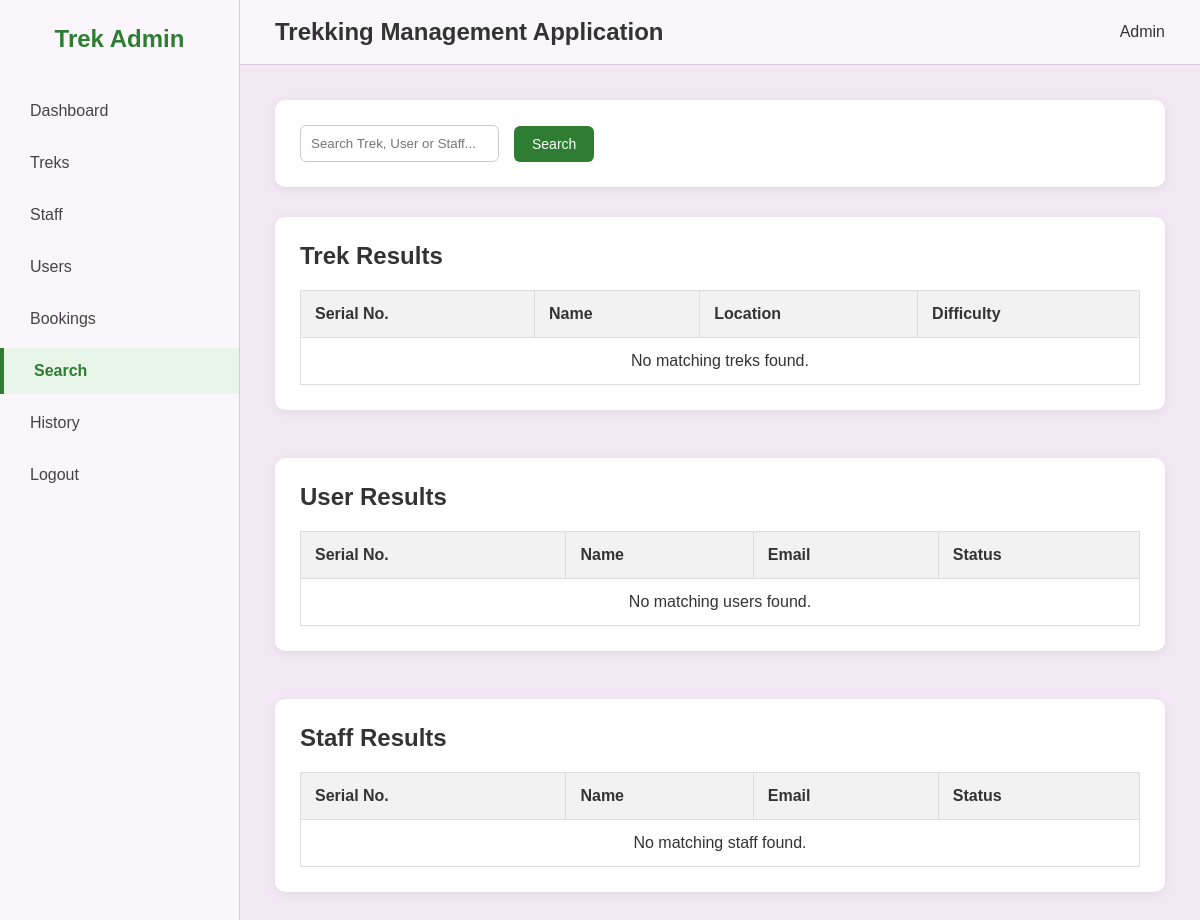
Before: /admin/search (signed in) with the older database file.
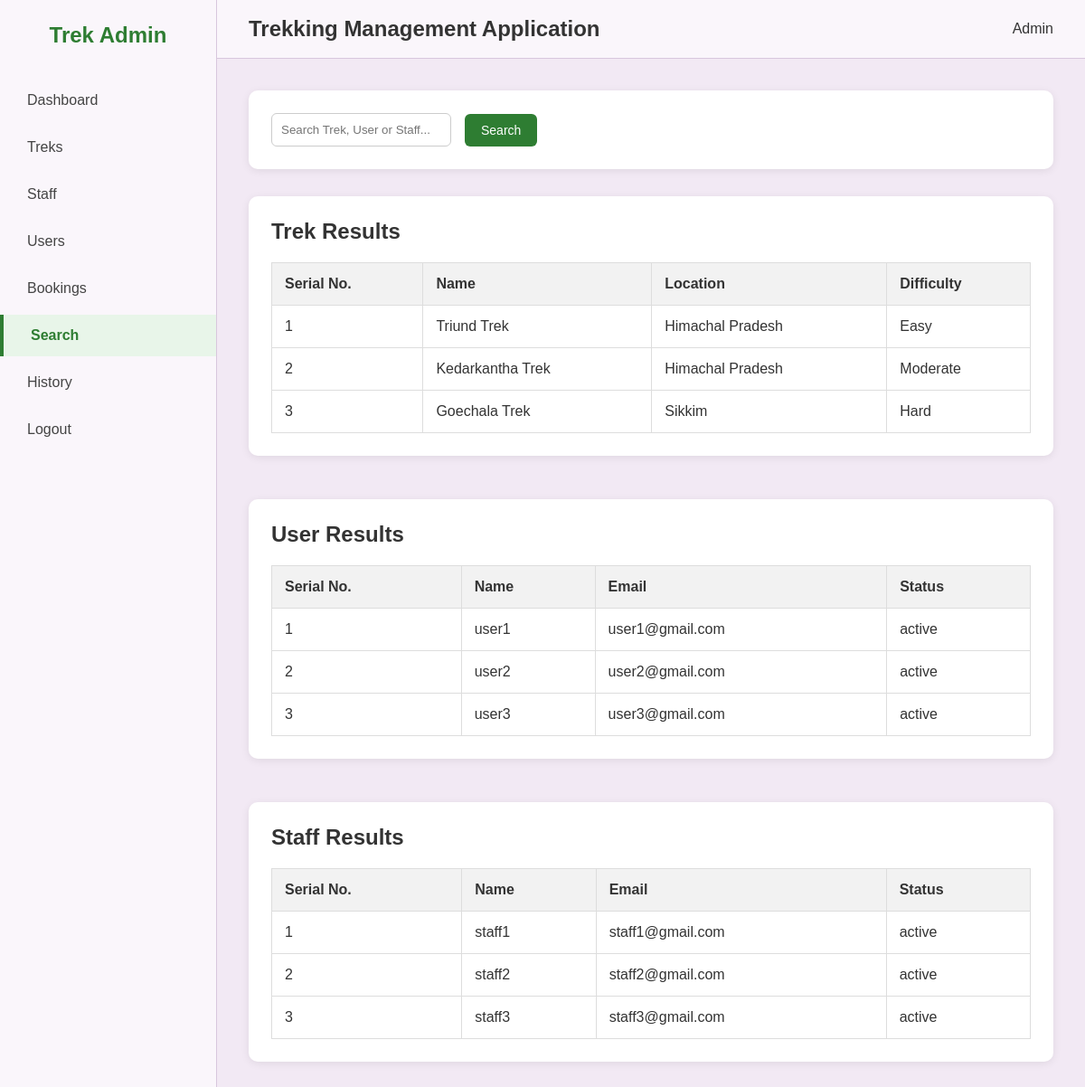
After: the same page with the newer database file.
### models/models.py (models this page shows)
class Trek(db.Model):
    __tablename__='treks'
    id=db.Column(db.Integer,primary_key=True)
    name=db.Column(db.String(100),nullable=False)
    location=db.Column(db.String(150),nullable=False)
    difficulty=db.Column(db.String(20),nullable=False)         #easy/moderate/hard
    duration_days=db.Column(db.Integer,nullable=False)
    total_slots=db.Column(db.Integer,nullable=False)
    available_slots=db.Column(db.Integer,nullable=False)
    assigned_staff_id=db.Column(db.Integer,db.ForeignKey('users.id'), nullable=True)
    status=db.Column(db.String(20),default='pending')              #pending/approved/Open/Closed/Completed
    start_date=db.Column(db.Date,nullable=False)
    end_date=db.Column(db.Date,nullable=False)
    description=db.Column(db.Text,default='')
    price=db.Column(db.Float,default=0.0)
    created_at=db.Column(db.DateTime,default=datetime.utcnow)
    assigned_staff=db.relationship('User',foreign_keys=[assigned_staff_id],backref='assigned_treks')
    bookings=db.relationship('Booking',backref='trek',lazy=True)

class User(db.Model):
    __tablename__='users'
    id=db.Column(db.Integer,primary_key=True)
    name=db.Column(db.String(100),nullable=False)
    email=db.Column(db.String(100),nullable=False,unique=True)
    password=db.Column(db.String(100),nullable=False)
    phone=db.Column(db.String(20),nullable=False)
    role=db.Column(db.String(30),nullable=False,default='user')                #admin/staff/user
    status=db.Column(db.String(20),nullable=False,default='active')    #active/blacklisted
    created_at=db.Column(db.DateTime,default=datetime.utcnow)
    bookings=db.relationship('Booking',backref='user',lazy=True)

### controllers/admin_controller.py (the view)
    @app.route('/admin/search')
    @login_required
    @role_required('admin')
    def search():
        keyword = request.args.get('keyword','')
        treks = Trek.query.filter(db.or_(
            Trek.name.ilike(f'%{keyword}%'),
            Trek.id.cast(db.String).ilike(f'%{keyword}%'))
            ).all()
        users = User.query.filter(User.role == 'user',db.or_(
            User.name.ilike(f'%{keyword}%'),
            User.id.cast(db.String).ilike(f'%{keyword}%'))
            ).all()
        staffs = User.query.filter(User.role == 'staff',db.or_(
            User.name.ilike(f'%{keyword}%'),
            User.id.cast(db.String).ilike(f'%{keyword}%'))
            ).all()
        return render_template('admin/search_results.html',
                            treks=treks,
                            users=users,
                            staffs=staffs,
                            keyword=keyword
                            )

### templates/admin/search_results.html
{% extends "base.html" %}
{% block content %}
<div class="dashboard-container">
    <aside class="sidebar">
        <h2 class="logo"> Trek Admin</h2>
        <ul>
            <li><a href="{{ url_for('admin_dashboard') }}">Dashboard</a></li>
            <li><a href="{{ url_for('admin_view_treks') }}">Treks</a></li>
            <li><a href="{{ url_for('view_staff') }}">Staff</a></li>
            <li><a href="{{ url_for('view_users') }}">Users</a></li>
            <li><a href="{{ url_for('view_bookings') }}">Bookings</a></li>
            <li class="active"><a href="{{ url_for('search') }}">Search</a></li>
            <li><a href="{{ url_for('trekking_history') }}">History</a></li>
            <li><a href="{{ url_for('logout') }}">Logout</a></li>
        </ul>
    </aside>
    <div class="main-content">
        <header class="topbar">
            <h2>Trekking Management Application</h2>
            <div class="admin-info">
                 Admin
            </div>
        </header>
        <div class="content">
            <div class="table-box">
                <form action="{{ url_for('search') }}" method="GET" class="search-form">
                    <input
                        type="text"
                        name="keyword"
                        placeholder="Search Trek, User or Staff..."
                        value="{{ keyword }}"
                        required>
                    <button type="submit" class="save-btn">
                        Search
                    </button>
                </form>
            </div>
            <div class="table-box">
                <div class="table-header">
                    <h2>Trek Results</h2>
                </div>
                <table>
                    <thead>
                        <tr>
                            <th>Serial No.</th>
                            <th>Name</th>
                            <th>Location</th>
                            <th>Difficulty</th>
                        </tr>
                    </thead>
                    <tbody>
                        {% if treks %}
                            {% for trek in treks %}
                            <tr>
                                <td>{{ loop.index }}</td>
                                <td>{{ trek.name }}</td>
                                <td>{{ trek.location }}</td>
                                <td>{{ trek.difficulty }}</td>
                            </tr>
                            {% endfor %}
                        {% else %}
                            <tr>
                                <td colspan="4" style="text-align:center;">
                                    No matching treks found.
                                </td>
                            </tr>
                        {% endif %}
                    </tbody>
                </table>
            </div>
            <br>
            <div class="table-box">
                <div class="table-header">
                    <h2>User Results</h2>
                </div>
                <table>
                    <thead>
                        <tr>
                            <th>Serial No.</th>
                            <th>Name</th>
                            <th>Email</th>
                            <th>Status</th>
                        </tr>
                    </thead>
                    <tbody>
                        {% if users %}
                            {% for user in users %}
                            <tr>
                                <td>{{ loop.index }}</td>
                                <td>{{ user.name }}</td>
                                <td>{{ user.email }}</td>
                                <td>{{ user.status }}</td>
                            </tr>
                            {% endfor %}
                        {% else %}
                            <tr>
                                <td colspan="4" style="text-align:center;">
                                    No matching users found.
                                </td>
                            </tr>
                        {% endif %}
                    </tbody>
                </table>
            </div>
            <br>
            <div class="table-box">
                <div class="table-header">
                    <h2>Staff Results</h2>
                </div>
                <table>
                    <thead>
                        <tr>
                            <th>Serial No.</th>
                            <th>Name</th>
                            <th>Email</th>
                            <th>Status</th>
                        </tr>
                    </thead>
                    <tbody>
                        {% if staffs %}
                            {% for staff in staffs %}
                            <tr>
                                <td>{{ loop.index }}</td>
                                <td>{{ staff.name }}</td>
                                <td>{{ staff.email }}</td>
                                <td>{{ staff.status }}</td>
                            </tr>
                            {% endfor %}
                        {% else %}
                            <tr>
                                <td colspan="4" style="text-align:center;">
                                    No matching staff found.
                                </td>
                            </tr>
                        {% endif %}
                    </tbody>
                </table>
            </div>
        </div>
    </div>
</div>
{% endblock %}

### templates/base.html (shortened to what this page needs)
<!DOCTYPE html>
<html>
<head>
    <link rel="stylesheet"
          href="{{ url_for('static', filename='css/style.css') }}">
</head>
<body>
    {% block content %}
    {% endblock %}
</body>
</html>

### static/css/style.css (style rules this page uses)
* { margin:0; padding:0; box-sizing:border-box; font-family:Arial, Helvetica, sans-serif; }
body { background:#F2E9F4; color:#333; }
.dashboard-container { display:flex; min-height:100vh; }
.sidebar { width:240px; background:#FAF6FB; border-right:1px solid #d8c7dd; padding:25px 0; }
.logo { text-align:center; color:#2e7d32; margin-bottom:35px; }
.sidebar ul { list-style:none; }
.sidebar li { margin:6px 0; }
.sidebar a { display:block; padding:14px 30px; text-decoration:none; color:#444; transition:.3s; }
.sidebar li.active a { background:#e8f5e9; color:#2e7d32; font-weight:bold; border-left:4px solid #2e7d32; }
.main-content { flex:1; }
.topbar { display:flex; justify-content:space-between; align-items:center; background:#FAF6FB; padding:18px 35px; border-bottom:1px solid #d8c7dd; }
.content { padding:35px; }
.card, .profile-card, .form-card, .table-box { background:#fff; border-radius:10px; box-shadow:0 2px 10px rgba(0,0,0,.08); }
.profile-card, .form-card, .table-box { padding:25px; margin-bottom:30px; }
.profile-card input, .form-group input, .form-group textarea, .form-group select, .filter-form input, .filter-form select, .search-form input { padding:10px; border:1px solid #ccc; border-radius:6px; }
.filter-form, .search-form, .button-group { display:flex; gap:15px; align-items:center; }
.table-header { display:flex; justify-content:space-between; align-items:center; margin-bottom:20px; }
.table-header h2 { margin:0; }
table { width:100%; border-collapse:collapse; background:#fff; }
table th { background:#f2f2f2; }
table th, table td { padding:14px; border:1px solid #ddd; text-align:left; }
.btn, .save-btn, .cancel-btn, .edit-btn, .delete-btn, .assign-btn { display:inline-block; text-decoration:none; padding:10px 18px; border-radius:6px; font-size:14px; border:none; cursor:pointer; }
.save-btn { background:#2e7d32; color:#fff; }

Changed rows visible on the page:
added Trek: name "Triund Trek", location "Himachal Pradesh", difficulty "Easy"
added Trek: name "Kedarkantha Trek", location "Himachal Pradesh", difficulty "Moderate"
added Trek: name "Goechala Trek", location "Sikkim", difficulty "Hard"
added User: name "user1", email "user1@gmail.com", status "active", shown under "User Results"
added User: name "user2", email "user2@gmail.com", status "active", shown under "User Results"
added User: name "user3", email "user3@gmail.com", status "active", shown under "User Results"
added User: name "staff1", email "staff1@gmail.com", status "active", shown under "Staff Results"
added User: name "staff2", email "staff2@gmail.com", status "active", shown under "Staff Results"
added User: name "staff3", email "staff3@gmail.com", status "active", shown under "Staff Results"
Other visible differences:
text no longer shown: "No matching treks found. No matching users found. No matching staff found."
